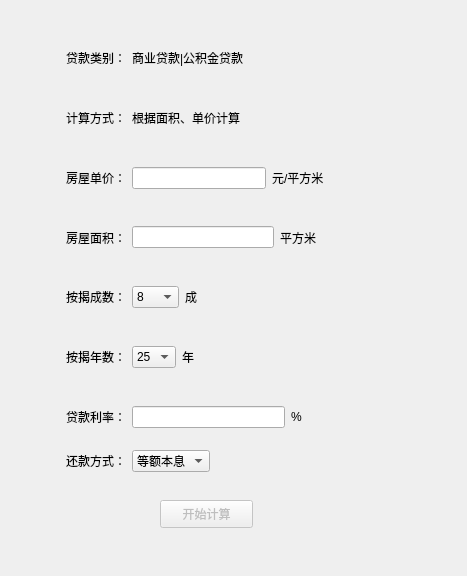
<?xml version="1.0" encoding="UTF-8"?>
<ui version="4.0">
 <class>Widget_sy_single</class>
 <widget class="QWidget" name="Widget_sy_single">
  <property name="geometry">
   <rect>
    <x>0</x>
    <y>0</y>
    <width>467</width>
    <height>576</height>
   </rect>
  </property>
  <property name="windowTitle">
   <string>房贷计算器/商业&amp;公积金贷款</string>
  </property>
  <widget class="QPushButton" name="pushButton_ksjs">
   <property name="enabled">
    <bool>false</bool>
   </property>
   <property name="geometry">
    <rect>
     <x>160</x>
     <y>500</y>
     <width>93</width>
     <height>28</height>
    </rect>
   </property>
   <property name="text">
    <string>开始计算</string>
   </property>
   <property name="default">
    <bool>false</bool>
   </property>
  </widget>
  <widget class="QWidget" name="layoutWidget">
   <property name="geometry">
    <rect>
     <x>66</x>
     <y>31</y>
     <width>391</width>
     <height>441</height>
    </rect>
   </property>
   <layout class="QVBoxLayout" name="verticalLayout">
    <item>
     <layout class="QHBoxLayout" name="horizontalLayout">
      <item>
       <widget class="QLabel" name="label_dklb">
        <property name="text">
         <string>贷款类别：</string>
        </property>
       </widget>
      </item>
      <item>
       <widget class="QLabel" name="label_sygj">
        <property name="text">
         <string>商业贷款|公积金贷款</string>
        </property>
       </widget>
      </item>
      <item>
       <spacer name="horizontalSpacer">
        <property name="orientation">
         <enum>Qt::Horizontal</enum>
        </property>
        <property name="sizeHint" stdset="0">
         <size>
          <width>40</width>
          <height>20</height>
         </size>
        </property>
       </spacer>
      </item>
     </layout>
    </item>
    <item>
     <layout class="QHBoxLayout" name="horizontalLayout_2">
      <item>
       <widget class="QLabel" name="label_jsfs">
        <property name="frameShape">
         <enum>QFrame::NoFrame</enum>
        </property>
        <property name="text">
         <string>计算方式：</string>
        </property>
       </widget>
      </item>
      <item>
       <widget class="QLabel" name="label_gjdj">
        <property name="text">
         <string>根据面积、单价计算</string>
        </property>
       </widget>
      </item>
      <item>
       <spacer name="horizontalSpacer_2">
        <property name="orientation">
         <enum>Qt::Horizontal</enum>
        </property>
        <property name="sizeHint" stdset="0">
         <size>
          <width>40</width>
          <height>20</height>
         </size>
        </property>
       </spacer>
      </item>
     </layout>
    </item>
    <item>
     <layout class="QHBoxLayout" name="horizontalLayout_3">
      <item>
       <widget class="QLabel" name="label_fwdj">
        <property name="frameShadow">
         <enum>QFrame::Plain</enum>
        </property>
        <property name="text">
         <string>房屋单价：</string>
        </property>
        <property name="buddy">
         <cstring>lineEdit_fwdj</cstring>
        </property>
       </widget>
      </item>
      <item>
       <widget class="QLineEdit" name="lineEdit_fwdj">
        <property name="toolTip">
         <string>&lt;html&gt;&lt;head/&gt;&lt;body&gt;&lt;p&gt;输入房屋面积&lt;/p&gt;&lt;/body&gt;&lt;/html&gt;</string>
        </property>
        <property name="whatsThis">
         <string>&lt;html&gt;&lt;head/&gt;&lt;body&gt;&lt;p&gt;&lt;br/&gt;&lt;/p&gt;&lt;/body&gt;&lt;/html&gt;</string>
        </property>
        <property name="text">
         <string/>
        </property>
       </widget>
      </item>
      <item>
       <widget class="QLabel" name="label_ymp">
        <property name="text">
         <string>元/平方米</string>
        </property>
       </widget>
      </item>
      <item>
       <spacer name="horizontalSpacer_3">
        <property name="orientation">
         <enum>Qt::Horizontal</enum>
        </property>
        <property name="sizeHint" stdset="0">
         <size>
          <width>40</width>
          <height>20</height>
         </size>
        </property>
       </spacer>
      </item>
     </layout>
    </item>
    <item>
     <layout class="QHBoxLayout" name="horizontalLayout_4">
      <item>
       <widget class="QLabel" name="label_fwmj">
        <property name="frameShadow">
         <enum>QFrame::Plain</enum>
        </property>
        <property name="text">
         <string>房屋面积：</string>
        </property>
        <property name="buddy">
         <cstring>lineEdit_fwmj</cstring>
        </property>
       </widget>
      </item>
      <item>
       <widget class="QLineEdit" name="lineEdit_fwmj">
        <property name="toolTip">
         <string>&lt;html&gt;&lt;head/&gt;&lt;body&gt;&lt;p&gt;输入房屋面积&lt;/p&gt;&lt;/body&gt;&lt;/html&gt;</string>
        </property>
        <property name="whatsThis">
         <string>&lt;html&gt;&lt;head/&gt;&lt;body&gt;&lt;p&gt;&lt;br/&gt;&lt;/p&gt;&lt;/body&gt;&lt;/html&gt;</string>
        </property>
        <property name="text">
         <string/>
        </property>
       </widget>
      </item>
      <item>
       <widget class="QLabel" name="label_pfm">
        <property name="text">
         <string>平方米</string>
        </property>
       </widget>
      </item>
      <item>
       <spacer name="horizontalSpacer_4">
        <property name="orientation">
         <enum>Qt::Horizontal</enum>
        </property>
        <property name="sizeHint" stdset="0">
         <size>
          <width>40</width>
          <height>20</height>
         </size>
        </property>
       </spacer>
      </item>
     </layout>
    </item>
    <item>
     <layout class="QHBoxLayout" name="horizontalLayout_5">
      <item>
       <widget class="QLabel" name="label_ajcs">
        <property name="text">
         <string>按揭成数：</string>
        </property>
        <property name="buddy">
         <cstring>comboBox_ajcs</cstring>
        </property>
       </widget>
      </item>
      <item>
       <widget class="QComboBox" name="comboBox_ajcs">
        <item>
         <property name="text">
          <string>8</string>
         </property>
        </item>
        <item>
         <property name="text">
          <string>7.5</string>
         </property>
        </item>
        <item>
         <property name="text">
          <string>7</string>
         </property>
        </item>
        <item>
         <property name="text">
          <string>6.5</string>
         </property>
        </item>
        <item>
         <property name="text">
          <string>6</string>
         </property>
        </item>
        <item>
         <property name="text">
          <string>5.5</string>
         </property>
        </item>
        <item>
         <property name="text">
          <string>5</string>
         </property>
        </item>
        <item>
         <property name="text">
          <string>4.5</string>
         </property>
        </item>
        <item>
         <property name="text">
          <string>4</string>
         </property>
        </item>
        <item>
         <property name="text">
          <string>3.5</string>
         </property>
        </item>
        <item>
         <property name="text">
          <string>3</string>
         </property>
        </item>
        <item>
         <property name="text">
          <string>2.5</string>
         </property>
        </item>
        <item>
         <property name="text">
          <string>2</string>
         </property>
        </item>
       </widget>
      </item>
      <item>
       <widget class="QLabel" name="label_c">
        <property name="text">
         <string>成</string>
        </property>
       </widget>
      </item>
      <item>
       <spacer name="horizontalSpacer_5">
        <property name="orientation">
         <enum>Qt::Horizontal</enum>
        </property>
        <property name="sizeHint" stdset="0">
         <size>
          <width>40</width>
          <height>20</height>
         </size>
        </property>
       </spacer>
      </item>
     </layout>
    </item>
    <item>
     <layout class="QHBoxLayout" name="horizontalLayout_6">
      <item>
       <widget class="QLabel" name="label_ajns">
        <property name="text">
         <string>按揭年数：</string>
        </property>
        <property name="buddy">
         <cstring>comboBox_ajns</cstring>
        </property>
       </widget>
      </item>
      <item>
       <widget class="QComboBox" name="comboBox_ajns">
        <item>
         <property name="text">
          <string>25</string>
         </property>
        </item>
        <item>
         <property name="text">
          <string>24</string>
         </property>
        </item>
        <item>
         <property name="text">
          <string>23</string>
         </property>
        </item>
        <item>
         <property name="text">
          <string>22</string>
         </property>
        </item>
        <item>
         <property name="text">
          <string>21</string>
         </property>
        </item>
        <item>
         <property name="text">
          <string>20</string>
         </property>
        </item>
        <item>
         <property name="text">
          <string>19</string>
         </property>
        </item>
        <item>
         <property name="text">
          <string>18</string>
         </property>
        </item>
        <item>
         <property name="text">
          <string>17</string>
         </property>
        </item>
        <item>
         <property name="text">
          <string>16</string>
         </property>
        </item>
        <item>
         <property name="text">
          <string>15</string>
         </property>
        </item>
        <item>
         <property name="text">
          <string>14</string>
         </property>
        </item>
        <item>
         <property name="text">
          <string>13</string>
         </property>
        </item>
        <item>
         <property name="text">
          <string>12</string>
         </property>
        </item>
        <item>
         <property name="text">
          <string>11</string>
         </property>
        </item>
        <item>
         <property name="text">
          <string>10</string>
         </property>
        </item>
        <item>
         <property name="text">
          <string>9</string>
         </property>
        </item>
        <item>
         <property name="text">
          <string>8</string>
         </property>
        </item>
        <item>
         <property name="text">
          <string>7</string>
         </property>
        </item>
        <item>
         <property name="text">
          <string>6</string>
         </property>
        </item>
        <item>
         <property name="text">
          <string>5</string>
         </property>
        </item>
        <item>
         <property name="text">
          <string>4</string>
         </property>
        </item>
        <item>
         <property name="text">
          <string>3</string>
         </property>
        </item>
        <item>
         <property name="text">
          <string>2</string>
         </property>
        </item>
        <item>
         <property name="text">
          <string>1</string>
         </property>
        </item>
       </widget>
      </item>
      <item>
       <widget class="QLabel" name="label_n">
        <property name="text">
         <string>年</string>
        </property>
       </widget>
      </item>
      <item>
       <spacer name="horizontalSpacer_6">
        <property name="orientation">
         <enum>Qt::Horizontal</enum>
        </property>
        <property name="sizeHint" stdset="0">
         <size>
          <width>40</width>
          <height>20</height>
         </size>
        </property>
       </spacer>
      </item>
     </layout>
    </item>
    <item>
     <layout class="QHBoxLayout" name="horizontalLayout_7">
      <item>
       <widget class="QLabel" name="label_dkll">
        <property name="text">
         <string>贷款利率：</string>
        </property>
        <property name="buddy">
         <cstring>lineEdit_dkll</cstring>
        </property>
       </widget>
      </item>
      <item>
       <widget class="QLineEdit" name="lineEdit_dkll"/>
      </item>
      <item>
       <widget class="QLabel" name="label_bfz">
        <property name="text">
         <string>% </string>
        </property>
       </widget>
      </item>
      <item>
       <spacer name="horizontalSpacer_7">
        <property name="orientation">
         <enum>Qt::Horizontal</enum>
        </property>
        <property name="sizeHint" stdset="0">
         <size>
          <width>40</width>
          <height>20</height>
         </size>
        </property>
       </spacer>
      </item>
     </layout>
    </item>
    <item>
     <layout class="QHBoxLayout" name="horizontalLayout_8">
      <item>
       <widget class="QLabel" name="label_hkfs">
        <property name="text">
         <string>还款方式：</string>
        </property>
        <property name="buddy">
         <cstring>comboBox_hkfs</cstring>
        </property>
       </widget>
      </item>
      <item>
       <widget class="QComboBox" name="comboBox_hkfs">
        <item>
         <property name="text">
          <string>等额本息</string>
         </property>
        </item>
        <item>
         <property name="text">
          <string>等额本金</string>
         </property>
        </item>
       </widget>
      </item>
      <item>
       <spacer name="horizontalSpacer_8">
        <property name="orientation">
         <enum>Qt::Horizontal</enum>
        </property>
        <property name="sizeHint" stdset="0">
         <size>
          <width>40</width>
          <height>20</height>
         </size>
        </property>
       </spacer>
      </item>
     </layout>
    </item>
   </layout>
  </widget>
 </widget>
 <resources/>
 <connections/>
</ui>
